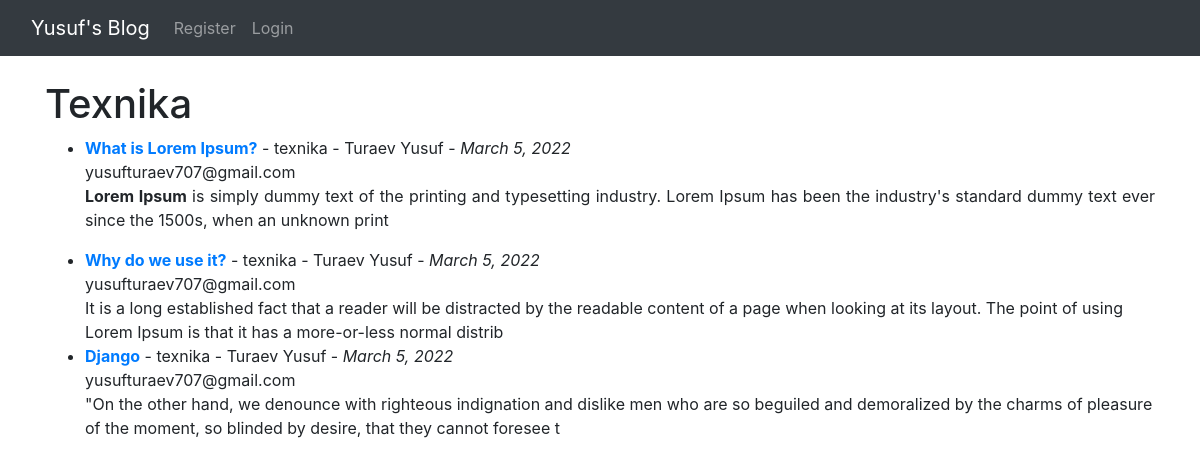
The app's page /category/texnika/, older data.
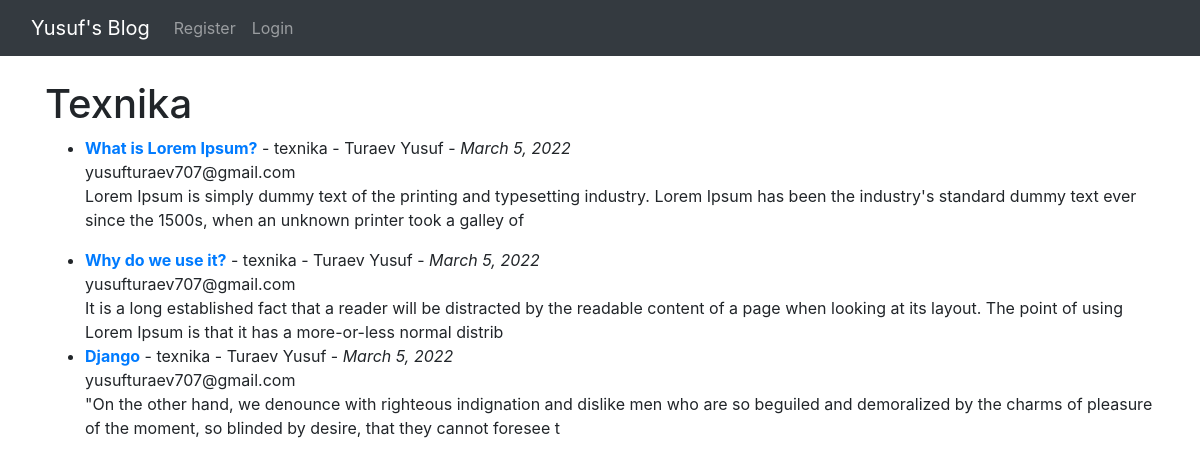
The same page, newer data.
### blog/models.py (models this page shows, shortened)
class Post(models.Model):
    title = models.CharField(max_length=255)
    header_image = models.ImageField(upload_to='images/', null=True, blank=True)
    tag = models.CharField(max_length=255, null=True, blank=True)
    author = models.ForeignKey(User, on_delete=models.CASCADE)
    body = RichTextField(blank=True, null=True)
    post_date = models.DateField(auto_now_add=True)
    category = models.ForeignKey(Category, on_delete=models.CASCADE, null=True, blank=True)
    snippet = models.CharField(max_length=255, default='Click Link Above To Read Blog Post...')
    likes = models.ManyToManyField(User, related_name='blog_posts')

class Category(models.Model):
    name = models.CharField(max_length=255)
    status = models.BooleanField(default=True)
    def __str__(self):
        return self.name

### blog/views.py (the view)
# urls.py: path('category/<str:cats>/', CategoryView, name="category"),
def CategoryView(requests, cats):
    category_posts = Post.objects.filter(category__name=cats.replace('-', ' '))
    data = {
        "category_posts": category_posts,
        "cats": cats.title().replace('-', ' ')
    }
    return render(requests, "blog/category.html", context=data)

### blog/templates/blog/category.html (shortened to what this page needs)
{% extends "base.html" %}
{% block content %}
    {% if category_posts %}
        <h1>{{ cats }}</h1>
        <ul>
            {% for post in category_posts %}
                <li>
                    <b><a href="{% url 'article-detail' post.pk %}">{{ post.title }}</a></b> - {{ post.category }}
                    - {{ post.author.first_name }}
                    {{ post.author.last_name }} - <span><i>{{ post.post_date }}</i></span>
                    <br>
                    {{ post.author.email }}
                    <br>
                    {{ post.body|safe|slice:":200" }}
                </li>
            {% endfor %}
        </ul>
    {% else %}
        <h2>Sorry this page does not exist...</h2>
    {% endif %}
{% endblock %}}

Row changes from the older to the newer data that the page shows:
changed Post "What is Lorem Ipsum?": body "…1500s, when an unknown print" → "…1500s, when an unknown printer took a galley of"
